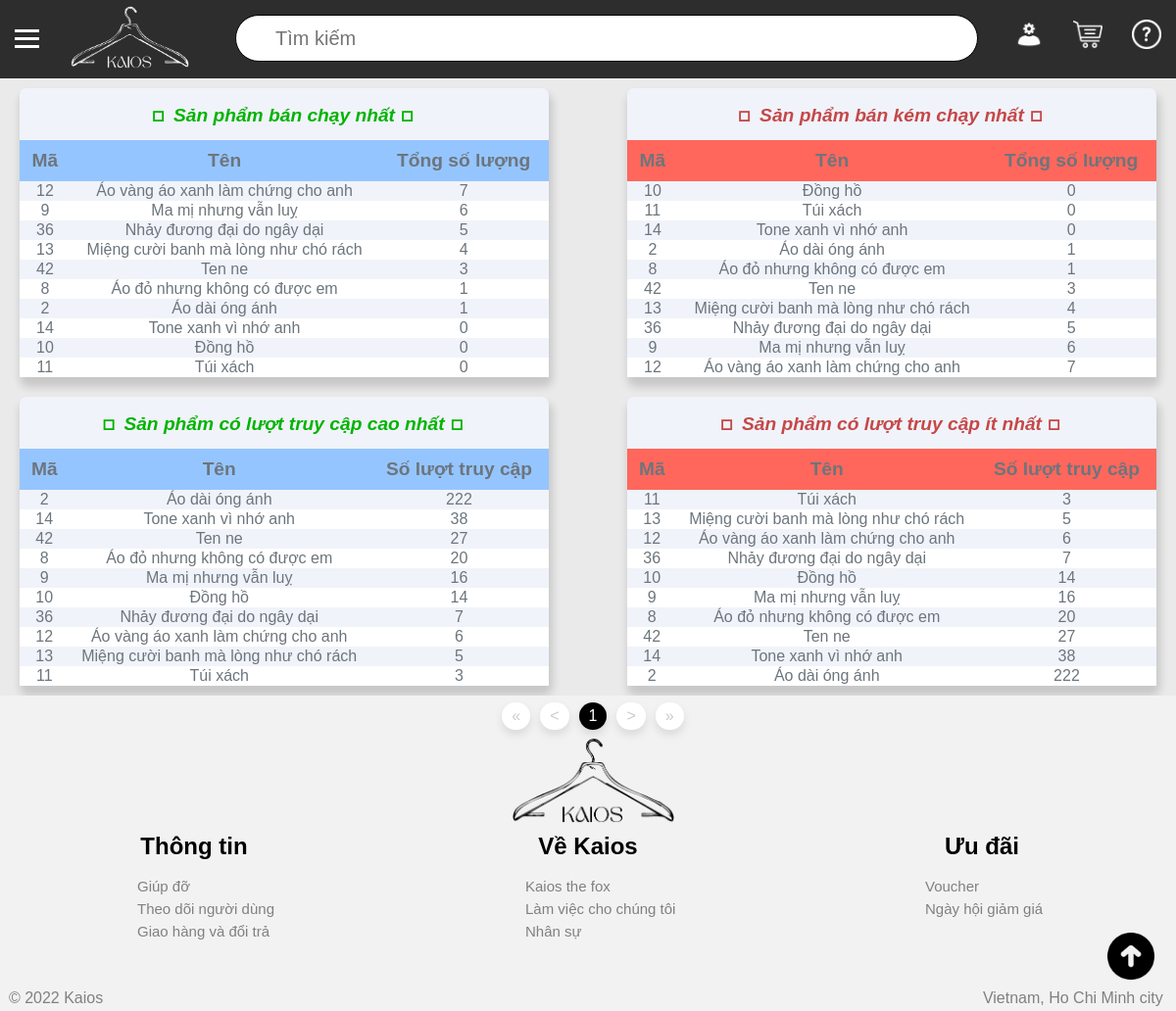
Screenshot of /admin/overview/products.php (signed in) with the database file from the repository.
### tables this page shows
CREATE TABLE `san_pham` (
  `ma` int(11) NOT NULL,
  `ten` varchar(200) NOT NULL,
  `mo_ta` text NOT NULL,
  `anh` varchar(200) NOT NULL,
  `gia` int(11) NOT NULL,
  `ma_nha_san_xuat` int(11) NOT NULL,
  `so_luot_truy_cap` int(11) NOT NULL DEFAULT '0'
);

### admin/overview/products.php (the view, shortened to what this page needs)
<!DOCTYPE html>
<html>
<head>
    <link rel="stylesheet" type="text/css" href="https://cdn.jsdelivr.net/npm/hack-font@3/build/web/hack-subset.css">
	<link rel="stylesheet" type="text/css" href="../../styles.css">
    <link rel="stylesheet" type="text/css" href="./overview.css">
</head>
<body>
    <?php
    require '../../database/connect.php';
    $query_1 = "
    SELECT
    san_pham.ma,
    san_pham.ten,
    ifnull(SUM(hoa_don_chi_tiet.so_luong),0) AS tong_so_luong
    FROM san_pham
    LEFT JOIN hoa_don_chi_tiet ON hoa_don_chi_tiet.ma_san_pham = san_pham.ma
    GROUP BY san_pham.ma
    ORDER BY tong_so_luong DESC;
    ";
    $result_1 = mysqli_query($connect,$query_1);
    $num_rows_1 = mysqli_num_rows($result_1);
    $query_2 = "
    SELECT
    san_pham.ma,
    san_pham.ten,
    ifnull(SUM(hoa_don_chi_tiet.so_luong),0) AS tong_so_luong
    FROM san_pham
    LEFT JOIN hoa_don_chi_tiet ON hoa_don_chi_tiet.ma_san_pham = san_pham.ma
    GROUP BY san_pham.ma
    ORDER BY tong_so_luong ASC, san_pham.ma ASC;
    ";
    $result_2 = mysqli_query($connect,$query_2);
    $num_rows_2 = mysqli_num_rows($result_2);
    $query_3 = "
    SELECT
    ma,
    ten,
    so_luot_truy_cap
    FROM san_pham
    ORDER BY so_luot_truy_cap DESC
    ";
    $result_3 = mysqli_query($connect,$query_3);
    $num_rows_3 = mysqli_num_rows($result_3);
    $query_4 = "
    SELECT
    ma,
    ten,
    so_luot_truy_cap
    FROM san_pham
    ORDER BY so_luot_truy_cap ASC, ma ASC
    ";
    $result_4 = mysqli_query($connect,$query_4);
    $num_rows_4 = mysqli_num_rows($result_4);
    ?>
    <div id="main_div">
        <?php include '../header.php'; ?>
        <div id="middle_div" style="z-index: 9999">
            <div id="content">
                <table id="main_table" class="table_1">
                    <tr>
                        <th class="header-th pos" colspan="3">
                            <span style="font-family: Hack, monospace;font-size:29px;padding"></span>
                            <em>Sản phẩm bán chạy nhất</em>
                            <span style="font-family: Hack, monospace;font-size:29px"></span>
                        </th>
                    </tr>
                    <tr style="background-color: #95c5ff;">
                        <th>
                            Mã
                        </th>
                        <th>
                            Tên
                        </th>
                        <th>
                            Tổng số lượng
                        </th>
                    </tr>
                    <?php foreach($result_1 as $each) { ?>
                        <?php
                        if ($num_rows_1 % 2 == 0) $row_color = "#f1f3fa";
                        else if ($num_rows_1 % 2 == 1) $row_color = "#ffffff";
                        $num_rows_1--;
                        ?>
                        <tr name="each_row" style="background-color: <?php echo $row_color ?>;">
                            <td>
                                <?php echo $each['ma']; ?>
                            </td>
                            <td>
                                <?php echo $each['ten'] ?>
                            </td>
                            <td>
                                <?php echo $each['tong_so_luong'] ?>
                            </td>
                        </tr>
                    <?php } ?>
                </table>
                <table id="main_table" class="table_2">
                    <tr>
                        <th class="header-th nega" colspan="3">
                           <span style="font-family: Hack, monospace;font-size:29px;padding"></span>
                            <em>Sản phẩm bán kém chạy nhất</em>
                            <span style="font-family: Hack, monospace;font-size:29px"></span>
                        </th>
                    </tr>
                    <tr style="background-color: hsl(4, 100%, 68%)">
                        <th>
                            Mã
                        </th>
                        <th>
                            Tên
                        </th>
                        <th>
                            Tổng số lượng
                        </th>
                    </tr>
                    <?php foreach($result_2 as $each) { ?>
                        <?php
                        if ($num_rows_2 % 2 == 0) $row_color = "#f1f3fa";
                        else if ($num_rows_2 % 2 == 1) $row_color = "#ffffff";
                        $num_rows_2--;
                        ?>
                        <tr name="each_row" style="background-color: <?php echo $row_color ?>;">
                            <td>
                                <?php echo $each['ma']; ?>
                            </td>
                            <td>
                                <?php echo $each['ten'] ?>
                            </td>
                            <td>
                                <?php echo $each['tong_so_luong'] ?>
                            </td>
                        </tr>
                    <?php } ?>
                </table>
                <table id="main_table" class="table_3">
                    <tr>
                        <th class="header-th pos" colspan="3">
                            <span style="font-family: Hack, monospace;font-size:29px;padding"></span>
                            <em>Sản phẩm có lượt truy cập cao nhất</em>
                            <span style="font-family: Hack, monospace;font-size:29px"></span>
                        </th>
                    </tr>
                    <tr style="background-color: #95c5ff;">
                        <th>
                            Mã
                        </th>
                        <th>
                            Tên
                        </th>
                        <th>
                            Số lượt truy cập
                        </th>
                    </tr>
                    <?php foreach($result_3 as $each) { ?>
                        <?php
                        if ($num_rows_3 % 2 == 0) $row_color = "#f1f3fa";
                        else if ($num_rows_3 % 2 == 1) $row_color = "#ffffff";
                        $num_rows_3--;
                        ?>
                        <tr name="each_row" style="background-color: <?php echo $row_color ?>;">
                            <td>
                                <?php echo $each['ma']; ?>
                            </td>
                            <td>
                                <?php echo $each['ten'] ?>
                            </td>
                            <td>
                                <?php echo $each['so_luot_truy_cap'] ?>
                            </td>
                        </tr>
                    <?php } ?>
                </table>
                <table id="main_table" class="table_4">
                    <tr>
                        <th class="header-th nega" colspan="3">
                            <span style="font-family: Hack, monospace;font-size:29px;padding"></span>
                            <em>Sản phẩm có lượt truy cập ít nhất</em>
                            <span style="font-family: Hack, monospace;font-size:29px"></span>
                        </th>
                    </tr>
                    <tr style="background-color: hsl(4, 100%, 68%);">
                        <th>
                            Mã
                        </th>
                        <th>
                            Tên
                        </th>
                        <th>
                            Số lượt truy cập
                        </th>
                    </tr>
                    <?php foreach($result_4 as $each) { ?>
                        <?php
                        if ($num_rows_4 % 2 == 0) $row_color = "#f1f3fa";
                        else if ($num_rows_4 % 2 == 1) $row_color = "#ffffff";
                        $num_rows_4--;
                        ?>
                        <tr name="each_row" style="background-color: <?php echo $row_color ?>;">
                            <td>
                                <?php echo $each['ma']; ?>
                            </td>
                            <td>
                                <?php echo $each['ten'] ?>
                            </td>
                            <td>
                                <?php echo $each['so_luot_truy_cap'] ?>
                            </td>
                        </tr>
                    <?php } ?>
                </table>
            </div>
        </div>
        <?php include '../../partial/footer.php';?>
    </div>
</body>
</html>

### styles.css (style rules this page uses)
html { height: 100%; }
body { margin:0; padding:0; font-family: sans-serif; background-color: #f1f1df; }
#main_div { width: 100%; height: auto; background-color: #eaeaea; position: relative; }
#middle_div { height: 83%; width: 100%; background-color: #eaeaea; float: left; }
#main_table { border-collapse: collapse; width: 90%; padding-top: 10px; margin-left: auto; margin-right: auto; text-align: center; background-color: #f1f3fa; border-radius: 7px; color: #6c757d; box-shadow: 2px 8px 8px 2px rgba(0,0,0,0.15); }
th { color: #6c757d; font-size: larger; padding: 10px; }
tr[name=each_row] { cursor: pointer; }

### admin/overview/overview.css (style rules this page uses)
tr { cursor: default !important; }
table { width: 50% !important; }
span { padding-top: 3% ; padding-bottom: 4%; }
.table_1 { width: 45% !important; float: left; margin: 10px; margin-left: 20px !important; }
.table_2 { width: 45% !important; float: right; margin: 10px; margin-right: 20px !important; }
.table_3 { width: 45% !important; float: left; margin: 10px; margin-left: 20px !important; }
.table_4 { width: 45% !important; float: right; margin: 10px; margin-right: 20px !important; }
.pos { color: #00b400; }
.nega { color: #c54848; }

### admin/overview/products.php (style rules this page uses)
table { width: 70% !important; }

### rows the page displays
san_pham: ma "12", ten "Áo vàng áo xanh làm chứng cho anh", tong_so_luong "7", so_luot_truy_cap "6"
san_pham: ma "9", ten "Ma mị nhưng vẫn luỵ", tong_so_luong "6", so_luot_truy_cap "16"
san_pham: ma "36", ten "Nhảy đương đại do ngây dại", tong_so_luong "5", so_luot_truy_cap "7"
san_pham: ma "13", ten "Miệng cười banh mà lòng như chó rách", tong_so_luong "4", so_luot_truy_cap "5"
san_pham: ma "42", ten "Ten ne", tong_so_luong "3", so_luot_truy_cap "27"
san_pham: ma "8", ten "Áo đỏ nhưng không có được em", tong_so_luong "1", so_luot_truy_cap "20"
san_pham: ma "2", ten "Áo dài óng ánh", tong_so_luong "1", so_luot_truy_cap "222"
san_pham: ma "14", ten "Tone xanh vì nhớ anh", tong_so_luong "0", so_luot_truy_cap "38"
san_pham: ma "10", ten "Đồng hồ", tong_so_luong "0", so_luot_truy_cap "14"
san_pham: ma "11", ten "Túi xách", tong_so_luong "0", so_luot_truy_cap "3"
